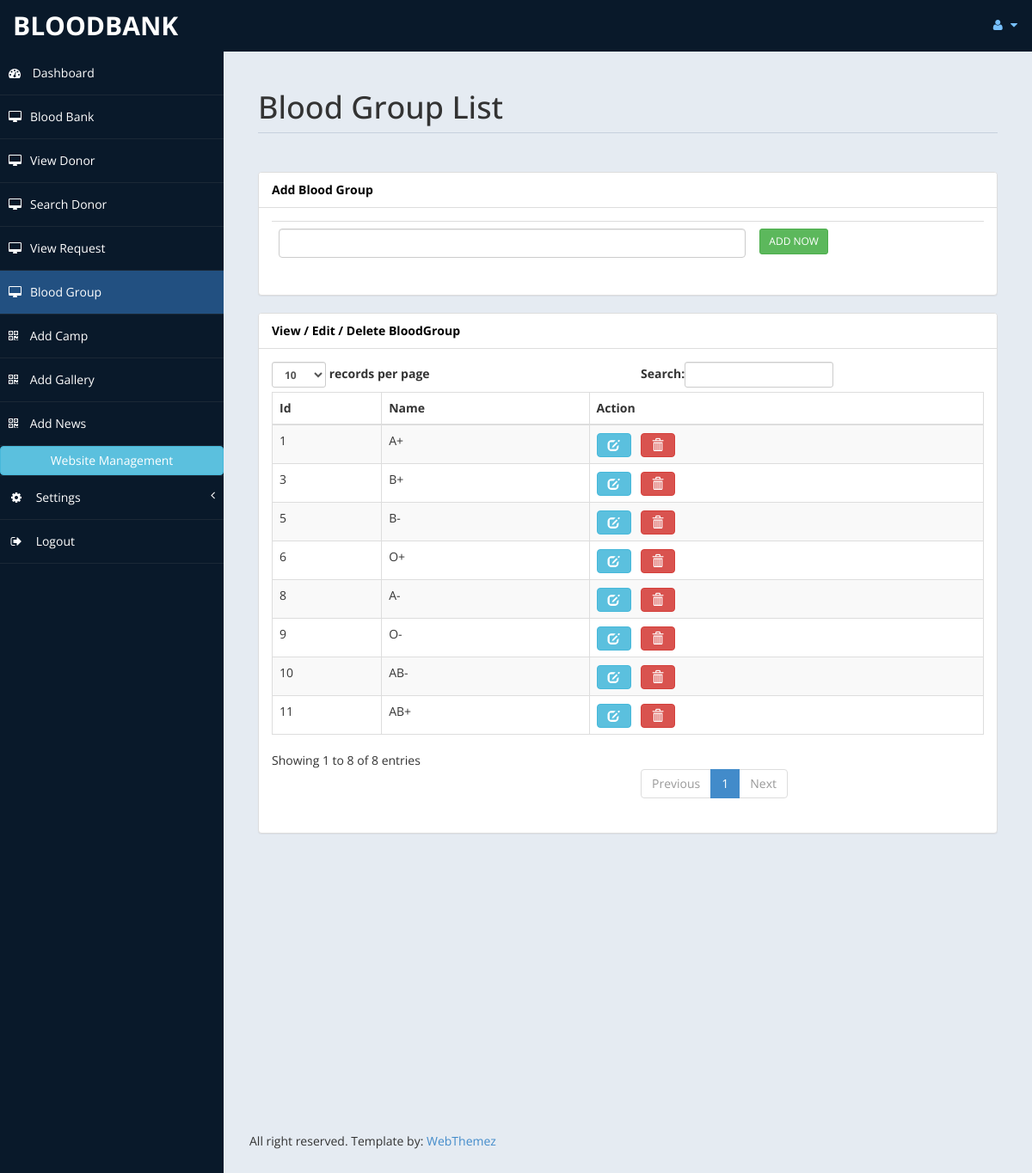
Screenshot of /admin/bloodgroup.php (signed in) with the database file from the repository.
### tables this page shows
CREATE TABLE IF NOT EXISTS `bloodgroup` (
  `id` int(10) NOT NULL AUTO_INCREMENT,
  `bloodgroupname` varchar(50) NOT NULL,
  PRIMARY KEY (`id`)
);

### admin/bloodgroup.php (the view, shortened to what this page needs)
<?php
include("config.php");
?>
<!DOCTYPE html>
<html xmlns="http://www.w3.org/1999/xhtml">
<head>
    <link href="assets/css/bootstrap.css" rel="stylesheet" />
    <link href="assets/css/font-awesome.css" rel="stylesheet" />
    <link href="assets/js/morris/morris-0.4.3.min.css" rel="stylesheet" />
    <link href="assets/css/custom-styles.css" rel="stylesheet" />
</head>
<body>
    <div id="wrapper">
        <nav class="navbar navbar-default top-navbar" role="navigation">
            <div class="navbar-header">
                <a class="navbar-brand" href="home.php">Bloodbank</a>
            </div>
            <ul class="nav navbar-top-links navbar-right">
                <li class="dropdown">
                    <a class="dropdown-toggle" data-toggle="dropdown" href="#" aria-expanded="false">
                        <i class="fa fa-user fa-fw"></i> <i class="fa fa-caret-down"></i>
                    </a>
                </li>
            </ul>
        </nav>
         <nav class="navbar-default navbar-side" role="navigation">
            <div class="sidebar-collapse">
                <ul class="nav" id="main-menu">
                    <li>
                        <a  href="home.php"><i class="fa fa-dashboard"></i> Dashboard</a>
                    </li>
                     <li>
                        <a href="bloodbank.php"><i class="fa fa-desktop"></i>Blood Bank</a>
                    </li>
					<li>
                        <a href="view_donor.php"><i class="fa fa-desktop"></i>View Donor</a>
                    </li>
					<li>
                        <a href="search_donor.php"><i class="fa fa-desktop"></i>Search Donor</a>
                    </li>
					<li>
                        <a href="view_request.php"><i class="fa fa-desktop"></i>View Request</a>
                    </li>
                    <li>
                        <a class="active-menu" href="bloodgroup.php"><i class="fa fa-desktop"></i>Blood Group</a>
                    </li>
                    <li>
                        <a href="addcamp.php"><i class="fa fa-qrcode"></i> Add Camp</a>
                    </li>
                    <li>
                        <a href="addgallery.php"><i class="fa fa-qrcode"></i> Add Gallery</a>
                    </li>
                    <li>
                        <a href="addnews.php"><i class="fa fa-qrcode"></i> Add News</a>
                    </li>
                    <li>
                        <button class="btn btn-block btn-info">Website Management</button>
                    </li>
                    <li>
                        <a href="#"><i class="fa fa-gear fa-fw"></i> Settings<span class="fa arrow"></span></a>
                    </li>
                    <li>
                        <a href="logout.php"><i class="fa fa-sign-out fa-fw"></i> Logout</a>
                    </li>
                </ul>
            </div>
        </nav>
        <div id="page-wrapper" >
            <div id="page-inner">
			 <div class="row">
                    <div class="col-md-12">
                        <h1 class="page-header">
                            Blood Group List
                        </h1>
                    </div>
                </div>
               <div class="row">
                <div class="col-md-12">
                    <div class="panel panel-default">
                        <div class="panel-heading">
                            Add Blood Group
                        </div>
                        <div class="panel-body">
                            <div class="table-responsive">
                            <form method="post" action="">
                            <table class="table">
                            <tr>
                            <td><input type="text" name="bloodgroupname" class="form-control"></td>
                            <td><input type="submit" name="save" value="ADD NOW" class="btn btn-sm btn-success"></td>
                            </tr>
                            </table>
                            </form>
                            </div>
                        </div>
                        </div>
                      </div>
                      </div>
            <div class="row">
                <div class="col-md-12">
                    <div class="panel panel-default">
                        <div class="panel-heading">
                           View / Edit / Delete BloodGroup
                        </div>
                        <div class="panel-body">
                            <div class="table-responsive">
                            <?php
							$query1="select * from bloodgroup";
							$res1=mysqli_query($con,$query1);
							if(mysqli_num_rows($res1)>=0)
							{
								?>
                                 <table class="table table-striped table-bordered table-hover" id="dataTables-example">
                                    <thead>
                                        <tr>
                                            <th>Id</th>
                                            <th>Name</th>
                                            <th>Action</th>
                                        </tr>
                                    </thead>
                                    <tbody>
                                <?php
								while($row=mysqli_fetch_array($res1))
								{
								?>
                                        <tr class="odd gradeX">
                                            <td><?php echo $row['id']; ?></td>
                                            <td><?php echo $row['bloodgroupname']; ?></td>
                                            <td><a href="editbloodgroup.php?id=<?php echo $row['id']; ?>" title="Edit" class="btn btn-info glyphicon glyphicon-edit">
                                            </a>&nbsp; &nbsp;<a href="deletebloodgroup.php?id=<?php echo $row['id']; ?>" title="Delete" class="btn btn-danger glyphicon glyphicon-trash"> </a></td>
                                        </tr>
                                        <?php
                                }
							}
							?>
                                    </tbody>
                                </table>
                            </div>
                        </div>
                    </div>
                </div>
            </div>
        </div>
               <footer><p>All right reserved. Template by: <a href="http://webthemez.com">WebThemez</a></p></footer>
    </div>
            </div>
</body>
</html>

### admin/assets/css/custom-styles.css (style rules this page uses)
body { font-family: 'Open Sans', sans-serif; }
#wrapper { width: 100%; background:#09192A; }
#page-wrapper { padding: 15px 15px; min-height: 600px; background:#E5EBF2; }
#page-inner { width:100%; margin:10px 20px 10px 0px; background-color:transparent; padding:10px; min-height:1200px; }
h1, .h1, h2, .h2, h3, .h3 { margin-top: 7px; margin-bottom: -5px; }
p { font-size:16px; line-height:25px; padding-top:20px; }
.page-header { padding-bottom: 9px; margin: 10px 0 45px; border-bottom: 1px solid #C7D1DD; }
.panel-default > .panel-heading { color: #000; background-color: #FFFFFF; border-color: #ddd; font-weight:bold; }
footer p { font-size: 14px; }
.top-navbar { margin:0px; }
.top-navbar .navbar-brand { color: #fff; width: 260px; text-align: left; height: 60px; font-size: 30px; font-weight: 700; text-transform: uppercase; line-height: 30px; }
.top-navbar .nav > li { position: relative; display: inline-block; }
.top-navbar .nav > li > a { position: relative; display: block; padding: 19px 15px; color: #77C0FD; }
.active-menu { background-color:#225081!important; }
.arrow { float: right; }
.fa.arrow:before { content: "\f104"; }
.sidebar-collapse , .sidebar-collapse .nav { background:none; }
.sidebar-collapse .nav { padding:0; }
.sidebar-collapse .nav > li > a { color:#fff; background:transparent; text-shadow:none; }
.sidebar-collapse > .nav > li > a { padding:15px 10px; }
.sidebar-collapse > .nav > li { border-bottom: 1px solid rgba(107, 108, 109, 0.19); }
.navbar-side { border:none; background-color: transparent; }
.top-navbar { background:#09192A; border-bottom:none; }
.top-navbar .nav > li > a > i { margin-right: 2px; }
.navbar-default { border:0px solid black; }
.navbar-header { background: #09192A; }
.nav > li > a > i { margin-right:10px; }
@media (min-width:768px) { #page-wrapper { margin: 0 0 0 260px; padding: 15px 30px; min-height: 1200px; } }
@media (min-width:768px) { .navbar-side { z-index: 1; position: absolute; width: 260px; } }
@media (min-width:768px) { .navbar { border-radius: 0px; } }

### rows the page displays
bloodgroup: id "1", bloodgroupname "A+"
bloodgroup: id "3", bloodgroupname "B+"
bloodgroup: id "5", bloodgroupname "B-"
bloodgroup: id "6", bloodgroupname "O+"
bloodgroup: id "8", bloodgroupname "A-"
bloodgroup: id "9", bloodgroupname "O-"
bloodgroup: id "10", bloodgroupname "AB-"
bloodgroup: id "11", bloodgroupname "AB+"
